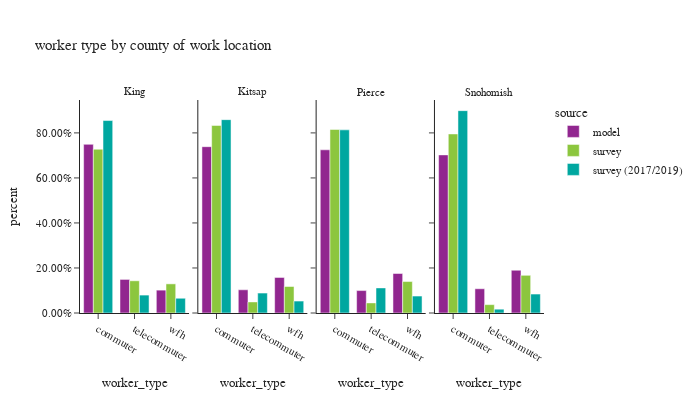

The code cell stored with this chart in its notebook:
### Code cell
df_worker_count = workers.groupby(['source','CountyName_work','worker_type'])['pdexpfac']. \
    sum().reset_index()
df_worker_count['percent'] = df_worker_count.groupby(['source','CountyName_work'], group_keys=False)['pdexpfac']. \
    apply(lambda x: x / float(x.sum()))

df_worker_count_ct = workers.groupby(['source','CountyName_work','worker_type'])['pdexpfac'].count().reset_index(). \
    rename(columns={'pdexpfac':'sample count'})
df_worker_count = df_worker_count.merge(df_worker_count_ct, on=['source','CountyName_work','worker_type']). \
    rename(columns={'pdexpfac':'total count'})

fig = px.bar(df_worker_count.sort_values(by=['source','CountyName_work']), x='worker_type', y="percent",
             facet_col="CountyName_work", color="source",
             barmode="group",hover_data=['sample count','total count'],
             title="worker type by county of work location")
fig.for_each_annotation(lambda a: a.update(text = a.text.split("=")[-1]))
fig.update_layout(height=400, width=700, font=dict(size=11))
fig.for_each_yaxis(lambda a: a.update(tickformat = ".2%"))
fig.update_xaxes(categoryorder='array', categoryarray= ['commuter','telecommuter','wfh'])
fig.show()

### Figure 1 — Plotly figure (JSON) as saved in the notebook; plotly's stock layout.template omitted (floating-point values rounded to 4 significant figures)
{"data": [{"alignmentgroup": "True", "customdata": [[1101000.0, 1101000.0], [219400.0, 219400.0], [149400.0, 149400.0]], "hovertemplate": "source=model<br>CountyName_work=King<br>worker_type=%{x}<br>percent=%{y}<br>sample count=%{customdata[0]}<br>total count=%{customdata[1]}<extra></extra>", "legendgroup": "model", "marker": {"color": "#91268F", "pattern": {"shape": ""}}, "name": "model", "offsetgroup": "model", "orientation": "v", "showlegend": true, "textposition": "auto", "type": "bar", "x": ["commuter", "telecommuter", "wfh"], "xaxis": "x", "y": [0.7492, 0.1492, 0.1016], "yaxis": "y"}, {"alignmentgroup": "True", "customdata": [[76750.0, 76750.0], [10710.0, 10710.0], [16420.0, 16420.0]], "hovertemplate": "source=model<br>CountyName_work=Kitsap<br>worker_type=%{x}<br>percent=%{y}<br>sample count=%{customdata[0]}<br>total count=%{customdata[1]}<extra></extra>", "legendgroup": "model", "marker": {"color": "#91268F", "pattern": {"shape": ""}}, "name": "model", "offsetgroup": "model", "orientation": "v", "showlegend": false, "textposition": "auto", "type": "bar", "x": ["commuter", "telecommuter", "wfh"], "xaxis": "x2", "y": [0.7388, 0.1031, 0.1581], "yaxis": "y2"}, {"alignmentgroup": "True", "customdata": [[237900.0, 237900.0], [32700.0, 32700.0], [57610.0, 57610.0]], "hovertemplate": "source=model<br>CountyName_work=Pierce<br>worker_type=%{x}<br>percent=%{y}<br>sample count=%{customdata[0]}<br>total count=%{customdata[1]}<extra></extra>", "legendgroup": "model", "marker": {"color": "#91268F", "pattern": {"shape": ""}}, "name": "model", "offsetgroup": "model", "orientation": "v", "showlegend": false, "textposition": "auto", "type": "bar", "x": ["commuter", "telecommuter", "wfh"], "xaxis": "x3", "y": [0.7249, 0.09963, 0.1755], "yaxis": "y3"}, {"alignmentgroup": "True", "customdata": [[219100.0, 219100.0], [33600.0, 33600.0], [59240.0, 59240.0]], "hovertemplate": "source=model<br>CountyName_work=Snohomish<br>worker_type=%{x}<br>percent=%{y}<br>sample count=%{customdata[0]}<br>total count=%{customdata[1]}<extra></extra>", "legendgroup": "model", "marker": {"color": "#91268F", "pattern": {"shape": ""}}, "name": "model", "offsetgroup": "model", "orientation": "v", "showlegend": false, "textposition": "auto", "type": "bar", "x": ["commuter", "telecommuter", "wfh"], "xaxis": "x4", "y": [0.7023, 0.1077, 0.1899], "yaxis": "y4"}, {"alignmentgroup": "True", "customdata": [[1465.0, 742200.0], [636.0, 146000.0], [567.0, 132000.0]], "hovertemplate": "source=survey<br>CountyName_work=King<br>worker_type=%{x}<br>percent=%{y}<br>sample count=%{customdata[0]}<br>total count=%{customdata[1]}<extra></extra>", "legendgroup": "survey", "marker": {"color": "#8CC63E", "pattern": {"shape": ""}}, "name": "survey", "offsetgroup": "survey", "orientation": "v", "showlegend": true, "textposition": "auto", "type": "bar", "x": ["commuter", "telecommuter", "wfh"], "xaxis": "x", "y": [0.7275, 0.1431, 0.1294], "yaxis": "y"}, {"alignmentgroup": "True", "customdata": [[96.0, 76340.0], [13.0, 4513.0], [43.0, 10780.0]], "hovertemplate": "source=survey<br>CountyName_work=Kitsap<br>worker_type=%{x}<br>percent=%{y}<br>sample count=%{customdata[0]}<br>total count=%{customdata[1]}<extra></extra>", "legendgroup": "survey", "marker": {"color": "#8CC63E", "pattern": {"shape": ""}}, "name": "survey", "offsetgroup": "survey", "orientation": "v", "showlegend": false, "textposition": "auto", "type": "bar", "x": ["commuter", "telecommuter", "wfh"], "xaxis": "x2", "y": [0.8331, 0.04925, 0.1177], "yaxis": "y2"}, {"alignmentgroup": "True", "customdata": [[182.0, 201100.0], [31.0, 11070.0], [55.0, 34470.0]], "hovertemplate": "source=survey<br>CountyName_work=Pierce<br>worker_type=%{x}<br>percent=%{y}<br>sample count=%{customdata[0]}<br>total count=%{customdata[1]}<extra></extra>", "legendgroup": "survey", "marker": {"color": "#8CC63E", "pattern": {"shape": ""}}, "name": "survey", "offsetgroup": "survey", "orientation": "v", "showlegend": false, "textposition": "auto", "type": "bar", "x": ["commuter", "telecommuter", "wfh"], "xaxis": "x3", "y": [0.8154, 0.04489, 0.1398], "yaxis": "y3"}, {"alignmentgroup": "True", "customdata": [[203.0, 191300.0], [35.0, 8940.0], [85.0, 40270.0]], "hovertemplate": "source=survey<br>CountyName_work=Snohomish<br>worker_type=%{x}<br>percent=%{y}<br>sample count=%{customdata[0]}<br>total count=%{customdata[1]}<extra></extra>", "legendgroup": "survey", "marker": {"color": "#8CC63E", "pattern": {"shape": ""}}, "name": "survey", "offsetgroup": "survey", "orientation": "v", "showlegend": false, "textposition": "auto", "type": "bar", "x": ["commuter", "telecommuter", "wfh"], "xaxis": "x4", "y": [0.7954, 0.03718, 0.1675], "yaxis": "y4"}, {"alignmentgroup": "True", "customdata": [[4434.0, 737400.0], [279.0, 68650.0], [471.0, 56510.0]], "hovertemplate": "source=survey (2017/2019)<br>CountyName_work=King<br>worker_type=%{x}<br>percent=%{y}<br>sample count=%{customdata[0]}<br>total count=%{customdata[1]}<extra></extra>", "legendgroup": "survey (2017/2019)", "marker": {"color": "#00A7A0", "pattern": {"shape": ""}}, "name": "survey (2017/2019)", "offsetgroup": "survey (2017/2019)", "orientation": "v", "showlegend": true, "textposition": "auto", "type": "bar", "x": ["commuter", "telecommuter", "wfh"], "xaxis": "x", "y": [0.8549, 0.07959, 0.06551], "yaxis": "y"}, {"alignmentgroup": "True", "customdata": [[108.0, 54030.0], [11.0, 5561.0], [25.0, 3319.0]], "hovertemplate": "source=survey (2017/2019)<br>CountyName_work=Kitsap<br>worker_type=%{x}<br>percent=%{y}<br>sample count=%{customdata[0]}<br>total count=%{customdata[1]}<extra></extra>", "legendgroup": "survey (2017/2019)", "marker": {"color": "#00A7A0", "pattern": {"shape": ""}}, "name": "survey (2017/2019)", "offsetgroup": "survey (2017/2019)", "orientation": "v", "showlegend": false, "textposition": "auto", "type": "bar", "x": ["commuter", "telecommuter", "wfh"], "xaxis": "x2", "y": [0.8588, 0.0884, 0.05276], "yaxis": "y2"}, {"alignmentgroup": "True", "customdata": [[310.0, 182600.0], [33.0, 25030.0], [43.0, 16850.0]], "hovertemplate": "source=survey (2017/2019)<br>CountyName_work=Pierce<br>worker_type=%{x}<br>percent=%{y}<br>sample count=%{customdata[0]}<br>total count=%{customdata[1]}<extra></extra>", "legendgroup": "survey (2017/2019)", "marker": {"color": "#00A7A0", "pattern": {"shape": ""}}, "name": "survey (2017/2019)", "offsetgroup": "survey (2017/2019)", "orientation": "v", "showlegend": false, "textposition": "auto", "type": "bar", "x": ["commuter", "telecommuter", "wfh"], "xaxis": "x3", "y": [0.8134, 0.1115, 0.07506], "yaxis": "y3"}, {"alignmentgroup": "True", "customdata": [[330.0, 164900.0], [15.0, 3108.0], [29.0, 15460.0]], "hovertemplate": "source=survey (2017/2019)<br>CountyName_work=Snohomish<br>worker_type=%{x}<br>percent=%{y}<br>sample count=%{customdata[0]}<br>total count=%{customdata[1]}<extra></extra>", "legendgroup": "survey (2017/2019)", "marker": {"color": "#00A7A0", "pattern": {"shape": ""}}, "name": "survey (2017/2019)", "offsetgroup": "survey (2017/2019)", "orientation": "v", "showlegend": false, "textposition": "auto", "type": "bar", "x": ["commuter", "telecommuter", "wfh"], "xaxis": "x4", "y": [0.8988, 0.01694, 0.08422], "yaxis": "y4"}], "layout": {"annotations": [{"font": {}, "showarrow": false, "text": "King", "x": 0.1175, "xanchor": "center", "xref": "paper", "y": 1.0, "yanchor": "bottom", "yref": "paper"}, {"font": {}, "showarrow": false, "text": "Kitsap", "x": 0.3725, "xanchor": "center", "xref": "paper", "y": 1.0, "yanchor": "bottom", "yref": "paper"}, {"font": {}, "showarrow": false, "text": "Pierce", "x": 0.6275, "xanchor": "center", "xref": "paper", "y": 1.0, "yanchor": "bottom", "yref": "paper"}, {"font": {}, "showarrow": false, "text": "Snohomish", "x": 0.8825, "xanchor": "center", "xref": "paper", "y": 1.0, "yanchor": "bottom", "yref": "paper"}], "barmode": "group", "font": {"size": 11}, "height": 400, "legend": {"title": {"text": "source"}, "tracegroupgap": 0}, "title": {"text": "worker type by county of work location"}, "width": 700, "xaxis": {"anchor": "y", "categoryarray": ["commuter", "telecommuter", "wfh"], "categoryorder": "array", "domain": [0.0, 0.235], "title": {"text": "worker_type"}}, "xaxis2": {"anchor": "y2", "categoryarray": ["commuter", "telecommuter", "wfh"], "categoryorder": "array", "domain": [0.255, 0.49], "matches": "x", "title": {"text": "worker_type"}}, "xaxis3": {"anchor": "y3", "categoryarray": ["commuter", "telecommuter", "wfh"], "categoryorder": "array", "domain": [0.51, 0.745], "matches": "x", "title": {"text": "worker_type"}}, "xaxis4": {"anchor": "y4", "categoryarray": ["commuter", "telecommuter", "wfh"], "categoryorder": "array", "domain": [0.765, 1.0], "matches": "x", "title": {"text": "worker_type"}}, "yaxis": {"anchor": "x", "domain": [0.0, 1.0], "tickformat": ".2%", "title": {"text": "percent"}}, "yaxis2": {"anchor": "x2", "domain": [0.0, 1.0], "matches": "y", "showticklabels": false, "tickformat": ".2%"}, "yaxis3": {"anchor": "x3", "domain": [0.0, 1.0], "matches": "y", "showticklabels": false, "tickformat": ".2%"}, "yaxis4": {"anchor": "x4", "domain": [0.0, 1.0], "matches": "y", "showticklabels": false, "tickformat": ".2%"}}}
